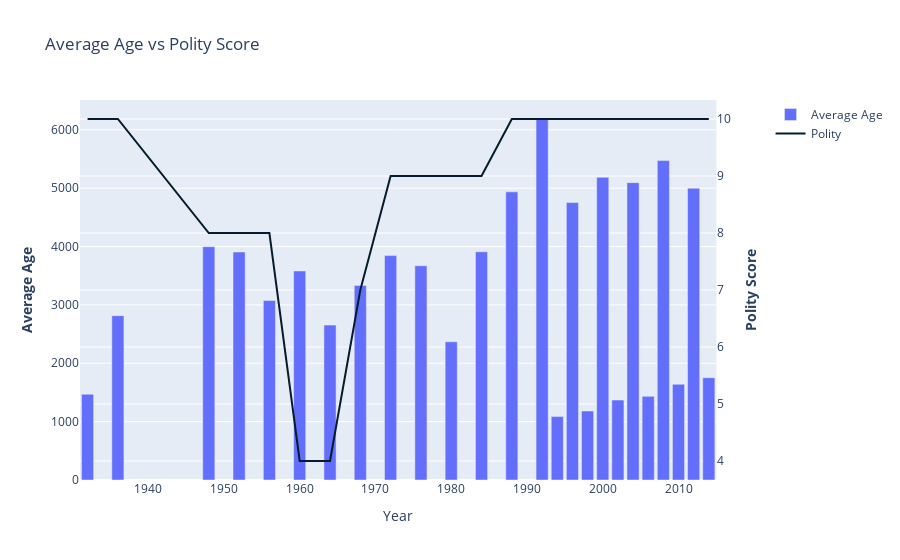

Notebook code for this chart:
### Code cell
plot_country_age_polity(final_df, polity_dff3, 'FRANCE', 1929, 2014)

### Figure 1 — Plotly figure (JSON) as saved in the notebook; plotly's stock layout.template omitted (floating-point values rounded to 4 significant figures)
{"data": [{"name": "Average Age", "type": "bar", "x": [1932, 1936, 1948, 1952, 1956, 1960, 1964, 1968, 1972, 1976, 1980, 1984, 1988, 1992, 1994, 1996, 1998, 2000, 2002, 2004, 2006, 2008, 2010, 2012, 2014], "xaxis": "x", "y": [1469.0, 2816.0, 3998.0, 3907.0, 3076.0, 3582.0, 2654.0, 3335.0, 3845.0, 3671.0, 2368.0, 3910.0, 4937.0, 6185.0, 1087.0, 4753.0, 1182.0, 5186.0, 1370.0, 5095.0, 1433.0, 5473.0, 1639.0, 5000.0, 1753.0], "yaxis": "y"}, {"marker": {"color": "#051c2c"}, "name": "Polity", "type": "scatter", "x": [1932, 1936, 1948, 1952, 1956, 1960, 1964, 1968, 1972, 1976, 1980, 1984, 1988, 1992, 1994, 1996, 1998, 2000, 2002, 2004, 2006, 2008, 2010, 2012, 2014], "xaxis": "x", "y": [10, 10, 8, 8, 8, 4, 4, 7, 9, 9, 9, 9, 10, 10, 10, 10, 10, 10, 10, 10, 10, 10, 10, 10, 10], "yaxis": "y2"}], "layout": {"title": {"text": "Average Age vs Polity Score"}, "xaxis": {"anchor": "y", "domain": [0, 0.94], "title": {"text": "Year"}}, "yaxis": {"anchor": "x", "domain": [0, 1], "title": {"text": "<b>Average Age</b>"}}, "yaxis2": {"anchor": "x", "overlaying": "y", "side": "right", "title": {"text": "<b>Polity Score</b>"}}}}
